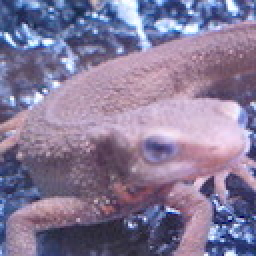
%> input picture Question_11_20/imori.jpg, 128 x 128 px (shown 2 times larger)
$ octave ans_18.m   (GNU Octave 9; MATLAB toolbox functions it lacks are replaced by stand-ins)
%> lines starting %> are read from the running program, lines starting %| are printed output that depends on the picture
clear
I = imread("imori.jpg");
%> I is the input picture: size 128x128x3 uint8; mean R, G, B 134.1, 121.8, 152.8
I = double(I);
%> I: size 128x128x3 double
I = 0.2126 * I(:,:,1) + 0.7152 * I(:,:,2) + 0.0722 * I(:,:,3);
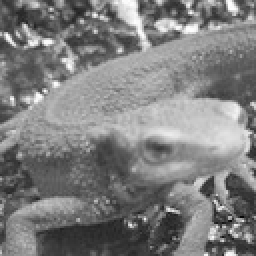
%> I: size 128x128 double (shown 2 times larger); min 6.71, max 254.4, mean 126.7
[H, W, C] = size(I);
%> H = 128; W = 128; C = 1

n = 3;
%K = [-2 -1 0; -1 1 1; 0 1 2];

%emboss-filter in pillow
%https://pythontic.com/image-processing/pillow/emboss-filter
K = [-1 0 0; 0 1 0; 0 0 0];

J = zero_padding(I, n);
%> in zero_padding, `J(1+pad:h+pad, 1+pad:w+pad) = I;`:
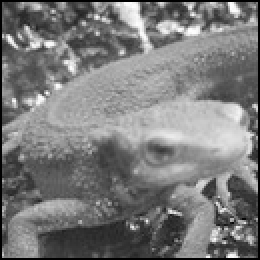
%> J: size 130x130 double (shown 2 times larger); min 0, max 254.4, mean 122.8

for y = 1:H
    for x = 1:W
        r = J(y:y+n-1, x:x+n-1) .* K;
        I(y,x) = sum(r(:));
    end
end
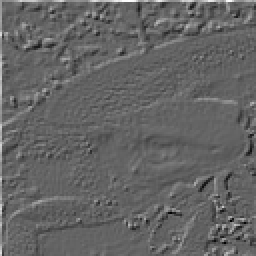
%> I: size 128x128 double (shown 2 times larger); min -163.3, max 253.7, mean 1.6; drawn with min black and max white
%offset 128
I = uint8(I+128);
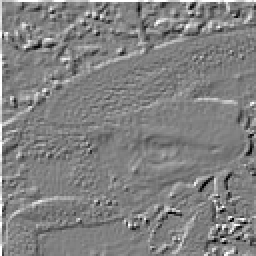
%> I: size 128x128 uint8 (shown 2 times larger); min 0, max 255, mean 129.3
imshow(I);

x = 1;
y = 1;
res = K .* J(x:x+n-1, y:y+n-1);
%> res = [0 0 0; 0 80.99 0; 0 0 0]
R = sum(res(:));
%> R = 80.99


function J = zero_padding(I, n)
[h, w, ~] = size(I);
pad = floor(n/2);
J = zeros(h+pad*2, w+pad*2);
J(1+pad:h+pad, 1+pad:w+pad) = I;
end
